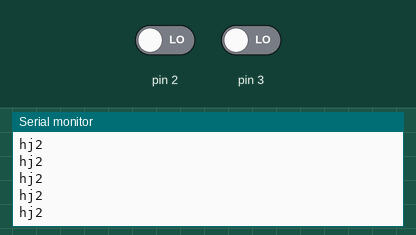
Recording of a sketch running on a simulated Arduino Uno, built with avr-gcc and run on an emulated ATmega328P. Shown: the last lines printed to the serial monitor. The inputs (shaded band) are chosen by the test bench; at power-on: pin 3 LOW, pin 2 LOW. The audio player accepts every command and is not drawn.

Above: at 1.7 s.
1.8 s: pin 3 driven HIGH
At 2.5 s:
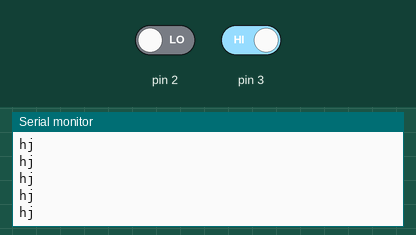
4.8 s: pin 2 driven HIGH
At 6.0 s:
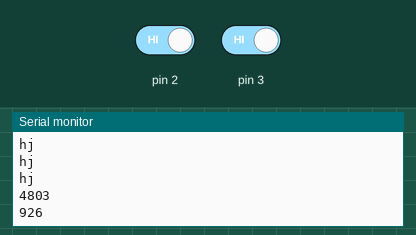
6.3 s: pin 2 driven LOW
At 7.2 s:
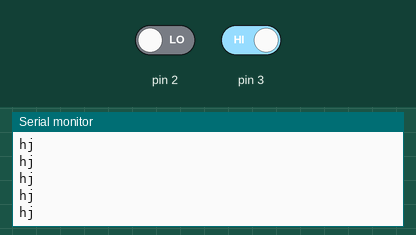
7.8 s: pin 3 driven LOW
Timing chart, 0 to 10.3 s (numbered marks = the images above; inputs shaded):
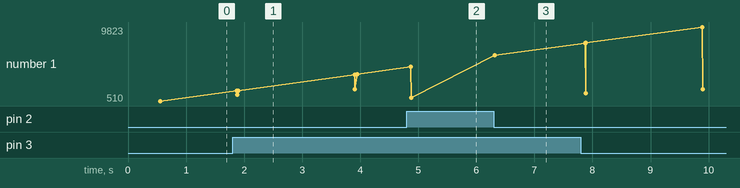

The sketch:

Voice_Demo.ino
```cpp
#include "SoftwareSerial.h" //library for serial communication
#include "DFRobotDFPlayerMini.h"//library for the DFplayer mini


#include <Arduino.h>
/* Include library main header */
#include <bgt60-ino.hpp>
/* Include Arduino platform header */
#include <bgt60-platf-ino.hpp>

/*
* In case no supported platform is defined, the
* PD and TD pin are set to the values below.
*/
#ifndef TD
#define TD  5
#endif

#ifndef PD
#define PD  6
#endif

Bgt60Ino radarShield(TD, PD);

SoftwareSerial mySoftwareSerial(10, 11); // RX, TX
DFRobotDFPlayerMini myDFPlayer;//creating an object for the library
//const int pdpin = A4;//direction pin on shield
//const int tdpin = A5; //target pin on shield
int state_curr =0;
int state_prev =1;
int state_s1=0;


void setup()
{
  initIO(); // function that declares the setup

    // Configures the GPIO pins to input mode
    Error_t init_status = radarShield.init();
    /* Check if the initialization was successful */
    if (OK != init_status) {
        Serial.println("Init failed.");
    }
    else {
        Serial.println("Init successful.");
    }
}


void loop(){

  SM_det();//state machine function declaration


}


void initIO(){

  mySoftwareSerial.begin(9600);
  Serial.begin(9600);
  Serial.println();
  Serial.println(F("DFRobot DFPlayer Mini"));
  Serial.println(F("Initializing DFPlayer module ... Wait!"));
  if (!myDFPlayer.begin(mySoftwareSerial))
  {
    while (true);
  }
  Serial.println();
  Serial.println(F("DFPlayer Mini module initialized!"));
  myDFPlayer.setTimeOut(500); //Timeout serial 500ms
  myDFPlayer.volume(20);//volume 10
  myDFPlayer.EQ(0); //Equalizer normal

}


void SM_det()// state machine function
{

    unsigned long myTime1;
    unsigned long myTime2;

    const long interval = 2000;

    Bgt60::Motion_t motion = Bgt60::NO_MOTION;
    Bgt60::Direction_t direction = Bgt60::NO_DIR;

    Error_t err = radarShield.getMotion(motion);

    /* Check if API execution is successful */
    if (err == OK)
    {

    switch(state_s1)
    {
      case 0:
      if(Bgt60::MOTION == motion){

      err = radarShield.getDirection(direction);

      if(OK == err)
      {
        switch(direction){
          case Bgt60::APPROACHING:
          Serial.println("Approaching");
          myTime1 = millis();
          Serial.println(myTime1);

          while(direction==Bgt60::APPROACHING)
          {
               Error_t err2 = radarShield.getDirection(direction);
               if(OK == err2)
               {
                Serial.println("hj");

                myTime2 = millis();

                }

               if((myTime2-myTime1)>interval)
               {
                break;
               }
            }

        Serial.println(myTime2);
        Serial.println(myTime2-myTime1);

        if((myTime2-myTime1)>interval)
        {
          Serial.println("Chal beta print");
          state_curr=1;
          if(state_prev!=state_curr){
          state_s1=1;
          Serial.println("\n states1=1 detected");
          }
        }
        break;


        case Bgt60::DEPARTING:

        myTime1 = millis();
        Serial.println(myTime1);

        while(direction==Bgt60::DEPARTING)
        {
          Error_t err2 = radarShield.getDirection(direction);
          if(OK == err2)
          {
            Serial.println("hj2");

            myTime2 = millis();

           }

          if((myTime2-myTime1)>interval)
          {
            break;

           }

          }

        Serial.println(myTime2);
        Serial.println(myTime2-myTime1);
        if((myTime2-myTime1)>=interval)
        {
          state_curr=0;
          if(state_prev!=state_curr)
          {
          state_s1=2;
          }
         }

        break;
        }
        }
    }
    break;


    case 1:
    // approach
    myDFPlayer.playMp3Folder(1);// play the first mp3 file
    delay(2000);//occupy micro controller for 2S
    state_s1=3;//go to state 3
    break;


    case 2:
    //depart
    myDFPlayer.playMp3Folder(2);// play the second mp3 file
    delay(2000);
    state_s1=3;
    break;


    case 3:
    myDFPlayer.pause();// pause the miniplayer
    state_s1=0;
    if(state_curr!=state_prev){
    state_prev=state_curr;
    }
    else{
      state_s1=0;
    }
    break;
  }
        }

           else{
        Serial.println("Error occurred!");
    }


}
```

Measured:
- after the input at 1.8 s, the serial monitor: prints a new line after 0.07 s (image 1)
- after the input at 4.8 s, the serial monitor: prints a new line after 0.07 s (image 2)
- after the input at 6.3 s, the serial monitor: prints a new line at once (image 3)
- plotted number 1: 510 → 3877 after the input at 1.8 s, 3877 → 926 after the input at 4.8 s, 926 → 6299 after the input at 6.3 s
